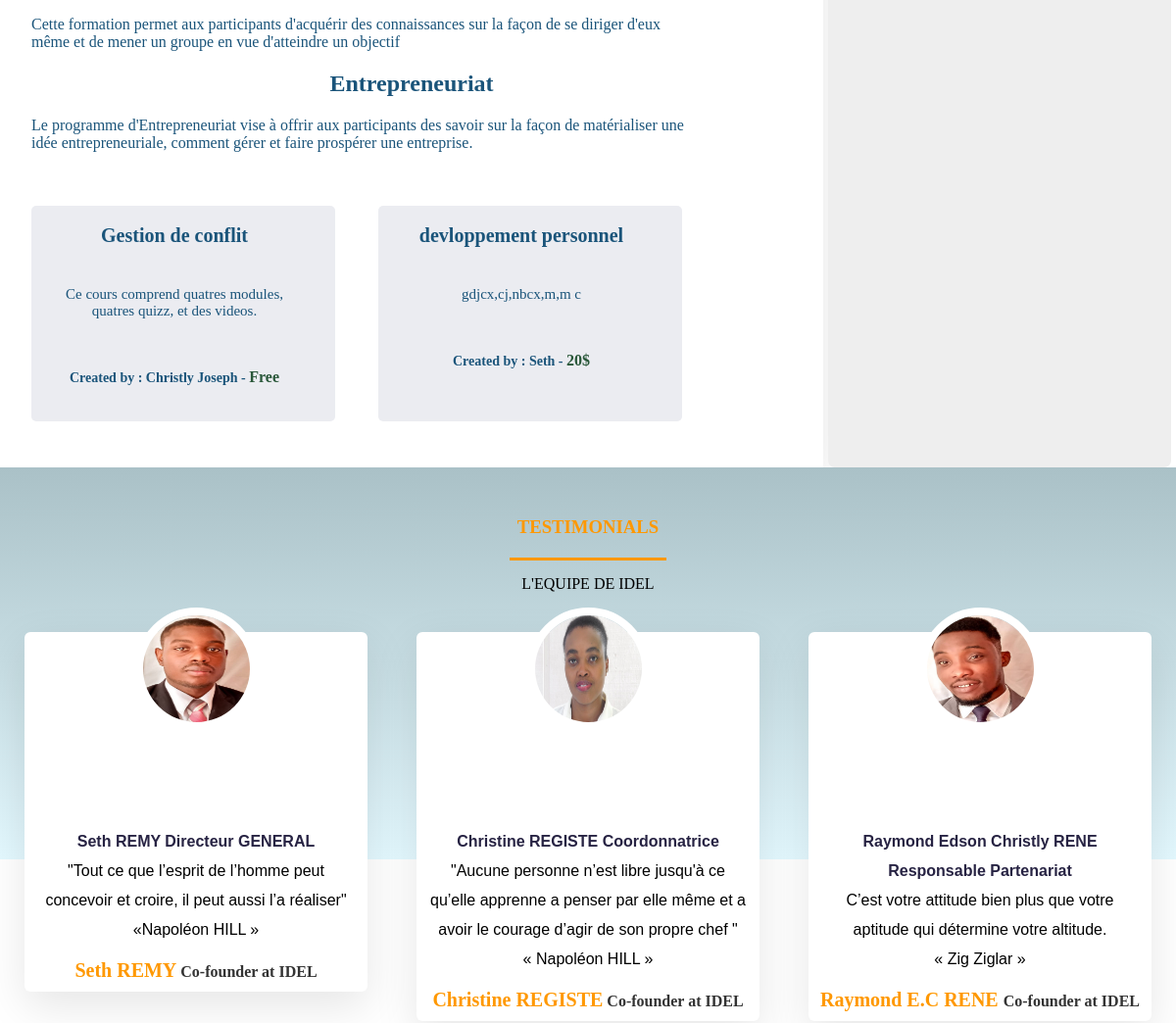
The app's page / (middle part), older data.
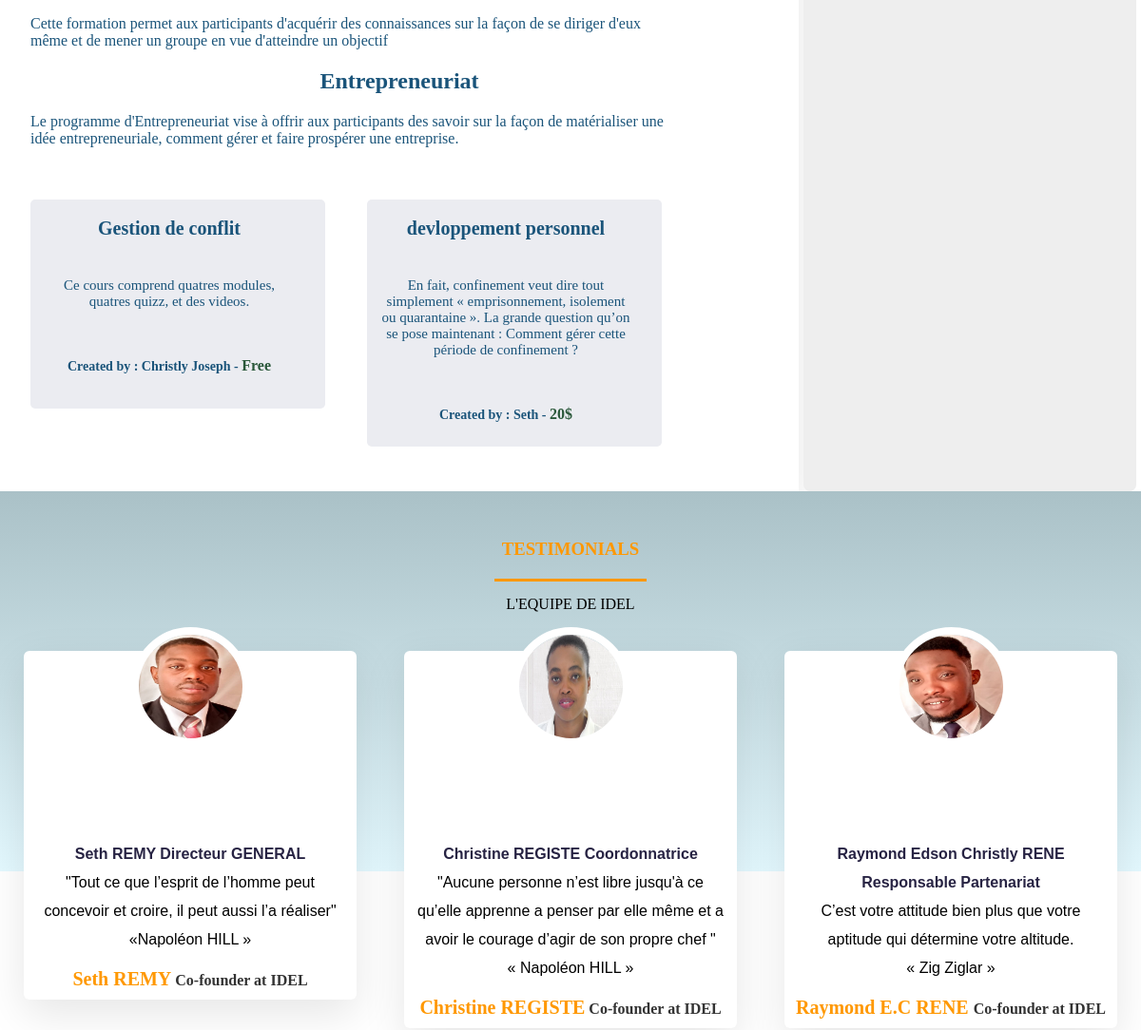
The same page, newer data.
### course/models.py (models this page shows, shortened)
class Courses(models.Model):
    title = models.CharField(max_length=250)
    description = models.TextField()
    author = models.CharField(max_length=50)
    price = models.IntegerField()
    time = models.TimeField(null=True, blank=True)
    url = models.CharField(null=True, blank=True, max_length=15)
    active = models.BooleanField(default=False)

### course/views.py (the view)
# urls.py: 2. Add a URL to urlpatterns:  path('', views.home, name='home')
def home(request):
    courses = Courses.objects.all()
    if request.method == 'POST':
        form = RegisterForm(request.POST)
        contactform = ContactForm(request.POST)
        if form.is_valid():
            user = form.save(commit=False)
            user.set_password(form.cleaned_data['password'])
            user.save()
            messages.success(request, 'Votre compte a ete cree avec succes')
        else:
            messages.error(request, 'Verifier vos informations')
    else:
        form = RegisterForm()
        contactform = ContactForm()
    return render(request, 'home.html', locals())

### Elearning/templates/home.html (shortened to what this page needs)
{% extends 'base.html' %}
{% load static%}
{% block content %}
<br><br>
<div class="grid">
   <section class="presentation">
          <br>
         <p style="padding: 10px; margin: 10px; width: 85%;">Cette formation permet aux participants d'acquérir des
            connaissances sur la façon de se diriger d'eux même et de
            mener un groupe en vue d'atteindre un objectif</p>
         <h2 class="text-center"><strong>Entrepreneuriat</strong></h2>
         <p style="padding: 10px; margin: 10px; width: 85%;">Le programme d'Entrepreneuriat vise à offrir aux
            participants des savoir sur la façon de matérialiser une idée
            entrepreneuriale, comment gérer et faire prospérer une
            entreprise. </p>
      <div>
         {% for course in courses %}
            <div class="card">
               <h2 class="title">{{ course.title }}</h2>
               <p class="description">{{ course.description }}</p>
               <h4 class="author">Created by : {{ course.author }} -
                  {% if course.price == 0 %}
                     <span>Free</span>
                  {% else %}
                     <span>{{ course.price }}$</span>
                  {% endif %}
               </h4>
            </div>
         {% empty %}
            <p>There 's no courses</p>
         {% endfor %}
      </div>
   </section>
   <section class="form b-form">
   </section>
 <section  class="testi">
   <section class="testimonials">
      <div class="container">
         <h1>testimonials</h1>
         <p class="text-center">L'EQUIPE DE IDEL</p>
         <div class="row">
             <div class="col-md-4 text-center">
               <div class="profile">
                  <img src="{% static 'seth.jpg' %}" alt="mon image" class="user">
                  <blockquote>
                     <strong style="color: #272343;"> Seth REMY Directeur GENERAL </strong> <br>
                     "Tout ce que l’esprit de l’homme peut
                     concevoir et croire, il peut aussi l’a réaliser"
                     «Napoléon HILL »
                  </blockquote>
                  <h3>Seth REMY<span> Co-founder at IDEL</span> </h3>
               </div>
            </div>
            <div class="col-md-4 text-center">
               <div class="profile">
                  <img src="{% static '2.jpg' %}" alt="mon image" class="user">
                  <blockquote>
                    <strong style="color: #272343;"> Christine REGISTE Coordonnatrice  </strong> <br>
                     "Aucune personne n’est libre jusqu'à ce qu’elle apprenne
                      a penser par elle même et a avoir  le courage d’agir de son propre chef " <br>
                     «  Napoléon HILL »
                  </blockquote>
                  <h3>Christine REGISTE<span> Co-founder at IDEL</span> </h3>
               </div>
            </div>
         <div class="col-md-4 text-center">
               <div class="profile">
                  <img src="{% static 'christly.jpg' %}" alt="mon image" class="user">
                  <blockquote>
                     <strong style="color: #272343;">  Raymond Edson Christly RENE Responsable Partenariat  </strong> <br>
                     C’est votre attitude bien plus que votre aptitude qui détermine votre altitude. <br>
                     « Zig Ziglar »
                     <br>
                  </blockquote>
                  <h3>Raymond E.C RENE <span> Co-founder at IDEL</span> </h3>
               </div>
            </div>
         </div>
      </div>
   </section>
 </section>
</div>
{% endblock %}

### Elearning/templates/base.html (shortened to what this page needs)
{% load static %}
<!DOCTYPE html>
<html lang="en">
   <head>
	  <link rel="stylesheet" href="{% static 'menu.css' %}">
	  <link rel="stylesheet" href="{% static 'dev-cours-style.css' %}">
	  <link rel="stylesheet" href="{% static 'gestion-de-conflit.css'%}">
	<link rel="stylesheet" href="{% static 'new.css'%}">
   </head>
   <body>
	{% block content %} {% endblock %}
   </body>
</html>

### static/menu.css (style rules this page uses)
* { margin: 0; padding: 0; box-sizing: border-box; font-family: "open sans" sans-sherif; }
.b-form { background: #eee; padding: 25px 5px; border-radius: 7px; margin: 0 5px; font-family: serif; font-size: 14px; }
.text-center { text-align: center; }
.grid { display: grid; grid-template-columns: 70% 30%; grid-template-areas: "present form" "testi testi"; }
.presentation { width: 100%; grid-area: present; padding: 12px; background-color: #ffffff; color: rgb(26, 84, 122); box-shadow: 0 15px 45px rgba(0,0,0,0.1); }
.presentation .title { font-size: 26px; font-weight: 600; padding: 5px; animation: up 1s; animation-delay: 0.3; animation-fill-mode: forwards; }
.form { grid-area: form; padding: 25px; }
.card { padding: 14px 20px 20px 2px; width: 310px; min-height: 220px; margin: 35px 20px; border-radius: 5px; background-color: #EBECF1; text-align: center; text-align-last: center; display: inline-block; vertical-align: top; }
.card .title { font-size: 20px; padding: 5px; color: rgb(26, 84, 122); }
.card .description { margin: 30px 5px; font-size: 15px; padding: 5px; }
.card .author { margin-top: 40px; font-size: 14px; text-align: right; padding: 5px; }
.card .author span { color: rgb(41, 87, 57); }
.testi { height: 800px; background-color: white; grid-area: testi; }
.testimonials { margin: 50px auto; }
.testimonials h1 { text-align: center; font-weight: bold; color: #ff9800; padding-bottom: 10px; text-transform: uppercase; }
.testimonials h1::after { content: ''; background-color: #ff9800; display: block; height: 3px; width: 160px; margin: 20px auto 5px; }
.col-md-4 { margin: 40px auto; }
.profile { padding: 70px 10px 10px; height: auto; width: 350px; background-color: white; border-radius: 6px; box-shadow: 0 15px 45px rgba(0,0,0,0.1); }
.profile img { height: 125px; width: 125px; top: -95px; position: relative; border: 8px solid white; left: calc(-50% -50%); }
.profile h3 { font-size: 20px; margin-top: 15px; color: #ff9800; }
span { font-size: 16px; color: #333; }
blockquote { font-size: 16px; line-height: 30px; font-family: sans-serif; }
.user { width: 120px; height: 120px; border-radius: 50%; }
.row { display: flex; flex-direction: row; }

### static/dev-cours-style.css (style rules this page uses)
* { margin: 0; padding: 0; }

### static/gestion-de-conflit.css (style rules this page uses)
body { margin: 0; padding: 0; }

### static/new.css (style rules this page uses)
.testi { background: linear-gradient(#aac1c7,#e4f9ff 50%, #fff 50%, #fff 100%); }

Row changes from the older to the newer data that the page shows:
changed Courses "devloppement personnel": description "gdjcx,cj,nbcx,m,m c" → "En fait, confinement veut dire tout simplement « emprisonnement, isolement ou quarantaine ». La grande question qu’on se pose maintenant : Comment gérer cette période de confinement ?"
